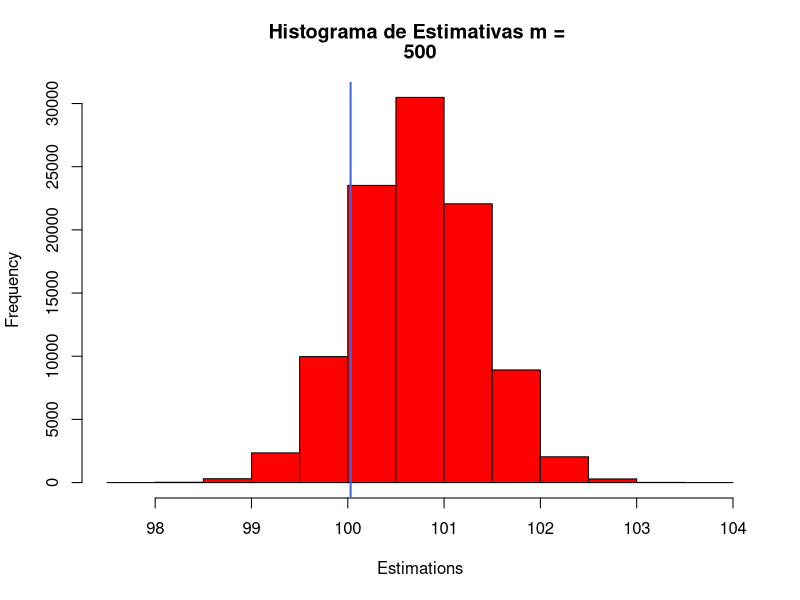

Reproduce this figure in R. (Note: this script raises an error after producing the figure.)
# Aluno: Pedro Martins Moreira Neto
# Matricula: 201800077493
# pedromartins.cwb@gmail.com


## Insira aqui o n'mero da sua matrícula para fixar uma semente
## 201800077493
matricula <- "77493"
## Gera 1 milh?o de n?meros aleat?rios de uma distribui??o normal
set.seed(matricula)
pop <- rnorm(n = 1e6, mean = 100, sd = sqrt(200))
## Retira uma amostra aleat?ria de tamanho n = 1000 da popula??o
amostra <- pop[sample(1:length(pop), size = 1000)]


## Fun??es auxiliares
abs.diff <- function(estimationMean, populationMean) {
  return(abs(estimationMean - populationMean))
}

display.histogram <- function(est, m){
  meanpop <- mean(pop)
   hist(est, col = "red", 
        xlab = "Estimations",
        main = c("Histograma de Estimativas m = ", m))
  # insere a linha de media no histograma
   abline(v = meanpop,           
         col = "royalblue",
         lwd = 2)
}

### Exerc?cio 1
# Algoritmo geral para desenvolver o m?todo, considerando o tamanho da amostra (m) fixo:
# 1. Com os dados da amostra, gere uma nova amostra aleat?ria (com reposi??o) de tamanho m = 500.
# 2. Calcule a m?dia dessa nova amostra.
# 3. Repita esse procedimento r = 100000 vezes.
# 4. Fa?a um histograma das r estimativas, calcule a m?dia e compare com a m?dia verdadeira.

bootstrap.fixed.sample <- function (m = 500, r = 100000){
  #configuracao para quantidade de histogramas a serem plotados
  
  par(mfrow = c(1,1))
  # Aloca todo o vetor de uma vez na memoria para que 
  # os dados estejam alinhados e a performance do algoritmo melhore.
  estimations <- numeric(r)
  
  for( i in seq(1:r)){
    sample <- amostra[sample(1:length(amostra), size = m, replace=TRUE)]
    estimations[i] <- c(mean(sample))
  }
  
  display.histogram(estimations, m)
  cat("\n m = ",m ,  " Diferenca Absoluta: ", abs.diff(mean(estimations), mean(pop)))
}

bootstrap.fixed.sample()

# Exerc?cio 2
# Algoritmo geral para desenvolver o m?todo, considerando o tamanho da amostra (m) variando entre
# quatro valores diferentes:
# 1. Com os dados da amostra, gere uma nova amostra aleat?ria (com reposi??o) com tamanhos:
#   m = 100, 300, 500, 700.
# 2. Calcule a m?dia dessa nova amostra, para cada valor de m.
# 3. Repita esse procedimento r = 100000 vezes, para cada valor de m.
# 4. Fa?a um histograma das r estimativas, calcule a m?dia e compare com a m?dia verdadeira (para
#                                                                                            cada valor de m).

bootstrap.variable.sample <- function(m = c(100, 300, 500, 700), r = 100000) {
  #configuracao para quantidade de histogramas a serem plotados
  par(mfrow = c(2,2))
  
  for(each in m){
    estimations <- numeric(r)
    
    for( i in seq(1:r)){
      sample <- amostra[sample(1:length(amostra), size = m, replace=TRUE)]
      estimations[i] <- c(mean(sample))
    }
    
    display.histogram(estimations, each)
    cat("\n m = ",each,  " Diferenca Absoluta: ", abs.diff(mean(estimations), mean(pop)))
  }
}

bootstrap.variable.sample()


